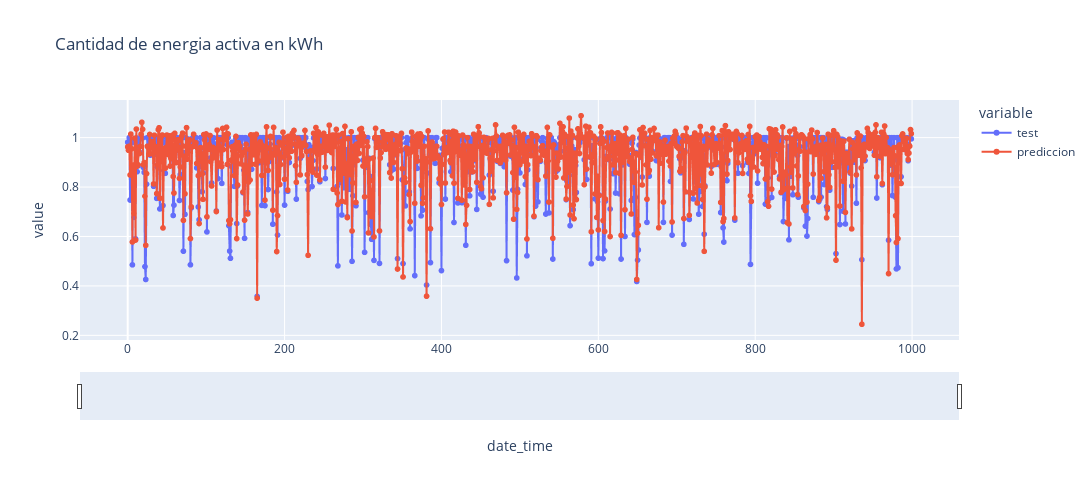

The notebook cell this image was saved under:
### Markdown cell above
## Grafico interactivo para predicciones de la energia activa

### Code cell
# grafico interactivo
datos_plot = pd.DataFrame({
    'test': y_test[-1000:],
    'prediccion':predictions[-1000:],
})

datos_plot.index.name = 'date_time'

fig = px.line(
    data_frame=datos_plot.reset_index(),
    x = 'date_time',
    y = datos_plot.columns,
    title = 'Cantidad de energia activa en kWh',
    width=1200,
    height= 500,
    markers= True
)
fig.update_xaxes(rangeslider_visible=True)
fig.show()

### Figure 1 — Plotly figure (JSON) as saved in the notebook; plotly's stock layout.template omitted (floating-point values rounded to 4 significant figures; data arrays with more than 128 entries replaced by an {"elided": "..."} marker saying what was removed)
{"data": [{"hovertemplate": "variable=test<br>date_time=%{x}<br>value=%{y}<extra></extra>", "legendgroup": "test", "line": {"color": "#636efa", "dash": "solid"}, "marker": {"symbol": "circle"}, "mode": "lines+markers", "name": "test", "showlegend": true, "type": "scattergl", "x": {"elided": "1000 int values"}, "xaxis": "x", "y": {"elided": "1000 float values"}, "yaxis": "y"}, {"hovertemplate": "variable=prediccion<br>date_time=%{x}<br>value=%{y}<extra></extra>", "legendgroup": "prediccion", "line": {"color": "#EF553B", "dash": "solid"}, "marker": {"symbol": "circle"}, "mode": "lines+markers", "name": "prediccion", "showlegend": true, "type": "scattergl", "x": {"elided": "1000 int values"}, "xaxis": "x", "y": {"elided": "1000 float values"}, "yaxis": "y"}], "layout": {"height": 500, "legend": {"title": {"text": "variable"}, "tracegroupgap": 0}, "title": {"text": "Cantidad de energia activa en kWh"}, "width": 1200, "xaxis": {"anchor": "y", "domain": [0, 1], "rangeslider": {"visible": true}, "title": {"text": "date_time"}}, "yaxis": {"anchor": "x", "domain": [0, 1], "title": {"text": "value"}}}}
